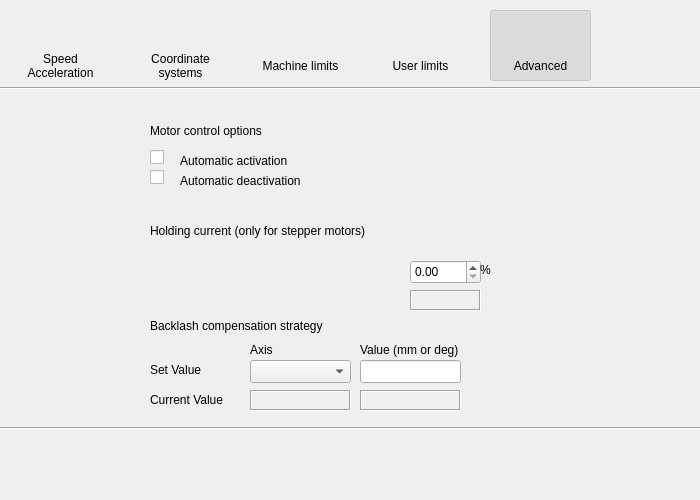
<?xml version="1.0" encoding="UTF-8"?>
<ui version="4.0">
 <class>Form</class>
 <widget class="PyDMFrame" name="Form">
  <property name="geometry">
   <rect>
    <x>0</x>
    <y>0</y>
    <width>700</width>
    <height>500</height>
   </rect>
  </property>
  <property name="windowTitle">
   <string>Parameters</string>
  </property>
  <property name="toolTip">
   <string/>
  </property>
  <property name="whatsThis">
   <string>
    QFrame with support for alarms
    This class inherits from QFrame and PyDMWidget.

    Parameters
    ----------
    parent : QWidget
        The parent widget for the Label
    init_channel : str, optional
        The channel to be used by the widget.
    </string>
  </property>
  <property name="channel" stdset="0">
   <string>ca://${P}${R}Config:VT</string>
  </property>
  <widget class="PyDMLineEdit" name="PyDMLineEdit">
   <property name="geometry">
    <rect>
     <x>360</x>
     <y>360</y>
     <width>101</width>
     <height>23</height>
    </rect>
   </property>
   <property name="toolTip">
    <string/>
   </property>
   <property name="whatsThis">
    <string/>
   </property>
   <property name="precisionFromPV" stdset="0">
    <bool>false</bool>
   </property>
   <property name="precision" stdset="0">
    <number>4</number>
   </property>
   <property name="showUnits" stdset="0">
    <bool>true</bool>
   </property>
   <property name="channel" stdset="0">
    <string>ca://${P}${R}CFG_BACKLASH:Value</string>
   </property>
  </widget>
  <widget class="PyDMLabel" name="PyDMLabel_2">
   <property name="geometry">
    <rect>
     <x>250</x>
     <y>340</y>
     <width>101</width>
     <height>20</height>
    </rect>
   </property>
   <property name="toolTip">
    <string/>
   </property>
   <property name="whatsThis">
    <string/>
   </property>
   <property name="text">
    <string>Axis</string>
   </property>
  </widget>
  <widget class="PyDMLabel" name="PyDMLabel">
   <property name="geometry">
    <rect>
     <x>360</x>
     <y>390</y>
     <width>101</width>
     <height>21</height>
    </rect>
   </property>
   <property name="toolTip">
    <string/>
   </property>
   <property name="whatsThis">
    <string/>
   </property>
   <property name="autoFillBackground">
    <bool>false</bool>
   </property>
   <property name="frameShape">
    <enum>QFrame::Box</enum>
   </property>
   <property name="frameShadow">
    <enum>QFrame::Sunken</enum>
   </property>
   <property name="margin">
    <number>0</number>
   </property>
   <property name="alarmSensitiveBorder" stdset="0">
    <bool>false</bool>
   </property>
   <property name="precisionFromPV" stdset="0">
    <bool>false</bool>
   </property>
   <property name="precision" stdset="0">
    <number>4</number>
   </property>
   <property name="showUnits" stdset="0">
    <bool>true</bool>
   </property>
   <property name="channel" stdset="0">
    <string>ca://${P}${R}CFG_BACKLASH:Value_RBV</string>
   </property>
  </widget>
  <widget class="PyDMCheckbox" name="PyDMCheckbox">
   <property name="geometry">
    <rect>
     <x>150</x>
     <y>150</y>
     <width>14</width>
     <height>15</height>
    </rect>
   </property>
   <property name="toolTip">
    <string/>
   </property>
   <property name="whatsThis">
    <string>
    A QCheckbox with support for Channels and more from PyDM

    Parameters
    ----------
    parent : QWidget
        The parent widget for the Label
    init_channel : str, optional
        The channel to be used by the widget.

    </string>
   </property>
   <property name="channel" stdset="0">
    <string>ca://${P}${R}CFG_CONTROL:AutomatedControlOn</string>
   </property>
  </widget>
  <widget class="PyDMLabel" name="PyDMLabel_25">
   <property name="geometry">
    <rect>
     <x>180</x>
     <y>150</y>
     <width>221</width>
     <height>21</height>
    </rect>
   </property>
   <property name="toolTip">
    <string/>
   </property>
   <property name="whatsThis">
    <string/>
   </property>
   <property name="text">
    <string>Automatic activation</string>
   </property>
  </widget>
  <widget class="PyDMLabel" name="PyDMLabel_26">
   <property name="geometry">
    <rect>
     <x>150</x>
     <y>310</y>
     <width>341</width>
     <height>31</height>
    </rect>
   </property>
   <property name="toolTip">
    <string/>
   </property>
   <property name="whatsThis">
    <string/>
   </property>
   <property name="text">
    <string>Backlash compensation strategy</string>
   </property>
  </widget>
  <widget class="PyDMCheckbox" name="PyDMCheckbox_2">
   <property name="geometry">
    <rect>
     <x>150</x>
     <y>170</y>
     <width>14</width>
     <height>15</height>
    </rect>
   </property>
   <property name="toolTip">
    <string/>
   </property>
   <property name="whatsThis">
    <string>
    A QCheckbox with support for Channels and more from PyDM

    Parameters
    ----------
    parent : QWidget
        The parent widget for the Label
    init_channel : str, optional
        The channel to be used by the widget.

    </string>
   </property>
   <property name="channel" stdset="0">
    <string>ca://${P}${R}CFG_CONTROL:AutomatedControlOff</string>
   </property>
  </widget>
  <widget class="PyDMLabel" name="PyDMLabel_28">
   <property name="geometry">
    <rect>
     <x>180</x>
     <y>170</y>
     <width>221</width>
     <height>21</height>
    </rect>
   </property>
   <property name="toolTip">
    <string/>
   </property>
   <property name="whatsThis">
    <string/>
   </property>
   <property name="text">
    <string>Automatic deactivation</string>
   </property>
  </widget>
  <widget class="PyDMLabel" name="PyDMLabel_29">
   <property name="geometry">
    <rect>
     <x>150</x>
     <y>120</y>
     <width>241</width>
     <height>21</height>
    </rect>
   </property>
   <property name="toolTip">
    <string/>
   </property>
   <property name="whatsThis">
    <string/>
   </property>
   <property name="text">
    <string>Motor control options</string>
   </property>
  </widget>
  <widget class="PyDMLabel" name="PyDMLabel_30">
   <property name="geometry">
    <rect>
     <x>410</x>
     <y>290</y>
     <width>71</width>
     <height>21</height>
    </rect>
   </property>
   <property name="toolTip">
    <string/>
   </property>
   <property name="whatsThis">
    <string/>
   </property>
   <property name="autoFillBackground">
    <bool>false</bool>
   </property>
   <property name="frameShape">
    <enum>QFrame::Box</enum>
   </property>
   <property name="frameShadow">
    <enum>QFrame::Sunken</enum>
   </property>
   <property name="margin">
    <number>0</number>
   </property>
   <property name="alarmSensitiveBorder" stdset="0">
    <bool>false</bool>
   </property>
   <property name="precisionFromPV" stdset="0">
    <bool>false</bool>
   </property>
   <property name="precision" stdset="0">
    <number>1</number>
   </property>
   <property name="showUnits" stdset="0">
    <bool>true</bool>
   </property>
   <property name="channel" stdset="0">
    <string>ca://${P}${R}CFG_STALLCURRENT:Value_RBV</string>
   </property>
  </widget>
  <widget class="PyDMLabel" name="PyDMLabel_31">
   <property name="geometry">
    <rect>
     <x>150</x>
     <y>220</y>
     <width>361</width>
     <height>21</height>
    </rect>
   </property>
   <property name="toolTip">
    <string/>
   </property>
   <property name="whatsThis">
    <string/>
   </property>
   <property name="text">
    <string>Holding current (only for stepper motors)</string>
   </property>
  </widget>
  <widget class="PyDMSlider" name="PyDMSlider">
   <property name="enabled">
    <bool>false</bool>
   </property>
   <property name="geometry">
    <rect>
     <x>149</x>
     <y>240</y>
     <width>241</width>
     <height>40</height>
    </rect>
   </property>
   <property name="toolTip">
    <string/>
   </property>
   <property name="whatsThis">
    <string>
    A QSlider with support for Channels and more from PyDM.

    Parameters
    ----------
    parent : QWidget
        The parent widget for the Label
    init_channel : str, optional
        The channel to be used by the widget.
    </string>
   </property>
   <property name="showUnits" stdset="0">
    <bool>false</bool>
   </property>
   <property name="channel" stdset="0">
    <string>ca://${P}${R}CFG_STALLCURRENT:Value</string>
   </property>
   <property name="showValueLabel" stdset="0">
    <bool>false</bool>
   </property>
   <property name="userDefinedLimits" stdset="0">
    <bool>true</bool>
   </property>
   <property name="userMinimum" stdset="0">
    <double>0.000000000000000</double>
   </property>
   <property name="userMaximum" stdset="0">
    <double>100.000000000000000</double>
   </property>
  </widget>
  <widget class="PyDMSpinbox" name="PyDMSpinbox">
   <property name="geometry">
    <rect>
     <x>410</x>
     <y>260</y>
     <width>71</width>
     <height>24</height>
    </rect>
   </property>
   <property name="toolTip">
    <string/>
   </property>
   <property name="whatsThis">
    <string>
    A QDoubleSpinBox with support for Channels and more from PyDM.

    Parameters
    ----------
    parent : QWidget
        The parent widget for the Label
    init_channel : str, optional
        The channel to be used by the widget.
    </string>
   </property>
   <property name="precisionFromPV" stdset="0">
    <bool>false</bool>
   </property>
   <property name="precision" stdset="0">
    <number>1</number>
   </property>
   <property name="channel" stdset="0">
    <string>ca://${P}${R}CFG_STALLCURRENT:Value</string>
   </property>
   <property name="showStepExponent" stdset="0">
    <bool>false</bool>
   </property>
  </widget>
  <widget class="PyDMLabel" name="PyDMLabel_32">
   <property name="geometry">
    <rect>
     <x>480</x>
     <y>260</y>
     <width>31</width>
     <height>20</height>
    </rect>
   </property>
   <property name="toolTip">
    <string/>
   </property>
   <property name="whatsThis">
    <string/>
   </property>
   <property name="text">
    <string>%</string>
   </property>
  </widget>
  <widget class="PyDMEnumComboBox" name="PyDMEnumComboBox">
   <property name="geometry">
    <rect>
     <x>250</x>
     <y>360</y>
     <width>101</width>
     <height>23</height>
    </rect>
   </property>
   <property name="toolTip">
    <string/>
   </property>
   <property name="whatsThis">
    <string>
    A QComboBox with support for Channels and more from PyDM

    Parameters
    ----------
    parent : QWidget
        The parent widget for the Label
    init_channel : str, optional
        The channel to be used by the widget.

    Signals
    -------
    send_value_signal : int, float, str, bool or np.ndarray
        Emitted when the user changes the value.
    activated : int, str
        Emitted when the user chooses an item in the combobox.
    currentIndexChanged : int, str
        Emitted when the index is changed in the combobox.
    highlighted : int, str
        Emitted when an item in the combobox popup list is highlighted
        by the user.
    </string>
   </property>
   <property name="showUnits" stdset="0">
    <bool>true</bool>
   </property>
   <property name="channel" stdset="0">
    <string>ca://${P}${R}CFG_BACKLASH:Axis</string>
   </property>
  </widget>
  <widget class="PyDMRelatedDisplayButton" name="PyDMRelatedDisplayButton_7">
   <property name="enabled">
    <bool>true</bool>
   </property>
   <property name="geometry">
    <rect>
     <x>370</x>
     <y>10</y>
     <width>101</width>
     <height>71</height>
    </rect>
   </property>
   <property name="toolTip">
    <string/>
   </property>
   <property name="whatsThis">
    <string>
    A QPushButton capable of opening a new Display at the same of at a
    new window.

    Parameters
    ----------
    init_channel : str, optional
        The channel to be used by the widget.

    filename : str, optional
        The file to be opened
    </string>
   </property>
   <property name="layoutDirection">
    <enum>Qt::LeftToRight</enum>
   </property>
   <property name="autoFillBackground">
    <bool>false</bool>
   </property>
   <property name="styleSheet">
    <string notr="true">padding-bottom:20px;</string>
   </property>
   <property name="text">
    <string/>
   </property>
   <property name="icon">
    <iconset>
     <normaloff>icons/User_Limits_32px.png</normaloff>icons/User_Limits_32px.png</iconset>
   </property>
   <property name="iconSize">
    <size>
     <width>32</width>
     <height>32</height>
    </size>
   </property>
   <property name="checkable">
    <bool>false</bool>
   </property>
   <property name="checked">
    <bool>false</bool>
   </property>
   <property name="flat">
    <bool>true</bool>
   </property>
   <property name="filenames" stdset="0">
    <string>SymetrieConfigUserLimits.ui</string>
   </property>
  </widget>
  <widget class="QLabel" name="label_4">
   <property name="geometry">
    <rect>
     <x>370</x>
     <y>50</y>
     <width>101</width>
     <height>31</height>
    </rect>
   </property>
   <property name="text">
    <string>User limits</string>
   </property>
   <property name="alignment">
    <set>Qt::AlignCenter</set>
   </property>
  </widget>
  <widget class="PyDMRelatedDisplayButton" name="PyDMRelatedDisplayButton_5">
   <property name="enabled">
    <bool>false</bool>
   </property>
   <property name="geometry">
    <rect>
     <x>490</x>
     <y>10</y>
     <width>101</width>
     <height>71</height>
    </rect>
   </property>
   <property name="toolTip">
    <string/>
   </property>
   <property name="whatsThis">
    <string>
    A QPushButton capable of opening a new Display at the same of at a
    new window.

    Parameters
    ----------
    init_channel : str, optional
        The channel to be used by the widget.

    filename : str, optional
        The file to be opened
    </string>
   </property>
   <property name="layoutDirection">
    <enum>Qt::LeftToRight</enum>
   </property>
   <property name="autoFillBackground">
    <bool>false</bool>
   </property>
   <property name="styleSheet">
    <string notr="true">padding-bottom:20px;</string>
   </property>
   <property name="icon">
    <iconset>
     <normaloff>icons/Administrative_Tools_32px.png</normaloff>icons/Administrative_Tools_32px.png</iconset>
   </property>
   <property name="iconSize">
    <size>
     <width>32</width>
     <height>32</height>
    </size>
   </property>
   <property name="checkable">
    <bool>true</bool>
   </property>
   <property name="checked">
    <bool>true</bool>
   </property>
   <property name="flat">
    <bool>true</bool>
   </property>
   <property name="filenames" stdset="0">
    <string>SymetrieConfigAdvanced.ui</string>
   </property>
  </widget>
  <widget class="PyDMRelatedDisplayButton" name="PyDMRelatedDisplayButton_6">
   <property name="enabled">
    <bool>true</bool>
   </property>
   <property name="geometry">
    <rect>
     <x>250</x>
     <y>10</y>
     <width>101</width>
     <height>71</height>
    </rect>
   </property>
   <property name="toolTip">
    <string/>
   </property>
   <property name="whatsThis">
    <string>
    A QPushButton capable of opening a new Display at the same of at a
    new window.

    Parameters
    ----------
    init_channel : str, optional
        The channel to be used by the widget.

    filename : str, optional
        The file to be opened
    </string>
   </property>
   <property name="layoutDirection">
    <enum>Qt::LeftToRight</enum>
   </property>
   <property name="autoFillBackground">
    <bool>false</bool>
   </property>
   <property name="styleSheet">
    <string notr="true">padding-bottom:20px;</string>
   </property>
   <property name="icon">
    <iconset>
     <normaloff>icons/Machine_Limits_32px.png</normaloff>icons/Machine_Limits_32px.png</iconset>
   </property>
   <property name="iconSize">
    <size>
     <width>32</width>
     <height>32</height>
    </size>
   </property>
   <property name="checkable">
    <bool>false</bool>
   </property>
   <property name="checked">
    <bool>false</bool>
   </property>
   <property name="flat">
    <bool>true</bool>
   </property>
   <property name="filenames" stdset="0">
    <string>SymetrieConfigMachineLimits.ui</string>
   </property>
  </widget>
  <widget class="QLabel" name="label">
   <property name="geometry">
    <rect>
     <x>10</x>
     <y>50</y>
     <width>101</width>
     <height>31</height>
    </rect>
   </property>
   <property name="text">
    <string>Speed
Acceleration</string>
   </property>
   <property name="alignment">
    <set>Qt::AlignCenter</set>
   </property>
  </widget>
  <widget class="PyDMRelatedDisplayButton" name="PyDMRelatedDisplayButton">
   <property name="enabled">
    <bool>true</bool>
   </property>
   <property name="geometry">
    <rect>
     <x>10</x>
     <y>10</y>
     <width>101</width>
     <height>71</height>
    </rect>
   </property>
   <property name="toolTip">
    <string/>
   </property>
   <property name="whatsThis">
    <string>
    A QPushButton capable of opening a new Display at the same of at a
    new window.

    Parameters
    ----------
    init_channel : str, optional
        The channel to be used by the widget.

    filename : str, optional
        The file to be opened
    </string>
   </property>
   <property name="layoutDirection">
    <enum>Qt::LeftToRight</enum>
   </property>
   <property name="autoFillBackground">
    <bool>false</bool>
   </property>
   <property name="styleSheet">
    <string notr="true">padding-bottom:20px;</string>
   </property>
   <property name="icon">
    <iconset>
     <normaloff>icons/Speed_32px.png</normaloff>icons/Speed_32px.png</iconset>
   </property>
   <property name="iconSize">
    <size>
     <width>32</width>
     <height>32</height>
    </size>
   </property>
   <property name="checkable">
    <bool>false</bool>
   </property>
   <property name="checked">
    <bool>false</bool>
   </property>
   <property name="flat">
    <bool>true</bool>
   </property>
   <property name="filenames" stdset="0">
    <string>SymetrieConfigSpeed.ui</string>
   </property>
  </widget>
  <widget class="QLabel" name="label_3">
   <property name="geometry">
    <rect>
     <x>250</x>
     <y>50</y>
     <width>101</width>
     <height>31</height>
    </rect>
   </property>
   <property name="text">
    <string>Machine limits</string>
   </property>
   <property name="alignment">
    <set>Qt::AlignCenter</set>
   </property>
  </widget>
  <widget class="PyDMRelatedDisplayButton" name="PyDMRelatedDisplayButton_2">
   <property name="enabled">
    <bool>true</bool>
   </property>
   <property name="geometry">
    <rect>
     <x>130</x>
     <y>10</y>
     <width>101</width>
     <height>71</height>
    </rect>
   </property>
   <property name="toolTip">
    <string/>
   </property>
   <property name="whatsThis">
    <string>
    A QPushButton capable of opening a new Display at the same of at a
    new window.

    Parameters
    ----------
    init_channel : str, optional
        The channel to be used by the widget.

    filename : str, optional
        The file to be opened
    </string>
   </property>
   <property name="layoutDirection">
    <enum>Qt::LeftToRight</enum>
   </property>
   <property name="autoFillBackground">
    <bool>false</bool>
   </property>
   <property name="styleSheet">
    <string notr="true">padding-bottom:20px;</string>
   </property>
   <property name="icon">
    <iconset>
     <normaloff>icons/Coordinate_System_32px.png</normaloff>icons/Coordinate_System_32px.png</iconset>
   </property>
   <property name="iconSize">
    <size>
     <width>32</width>
     <height>32</height>
    </size>
   </property>
   <property name="checkable">
    <bool>false</bool>
   </property>
   <property name="checked">
    <bool>false</bool>
   </property>
   <property name="flat">
    <bool>true</bool>
   </property>
   <property name="filenames" stdset="0">
    <string>SymetrieConfigCoordSys.ui</string>
   </property>
  </widget>
  <widget class="QLabel" name="label_5">
   <property name="geometry">
    <rect>
     <x>490</x>
     <y>50</y>
     <width>101</width>
     <height>31</height>
    </rect>
   </property>
   <property name="text">
    <string>Advanced</string>
   </property>
   <property name="alignment">
    <set>Qt::AlignCenter</set>
   </property>
  </widget>
  <widget class="QLabel" name="label_2">
   <property name="geometry">
    <rect>
     <x>130</x>
     <y>50</y>
     <width>101</width>
     <height>31</height>
    </rect>
   </property>
   <property name="text">
    <string>Coordinate
systems</string>
   </property>
   <property name="alignment">
    <set>Qt::AlignCenter</set>
   </property>
  </widget>
  <widget class="PyDMLabel" name="PyDMLabel_3">
   <property name="geometry">
    <rect>
     <x>250</x>
     <y>390</y>
     <width>101</width>
     <height>21</height>
    </rect>
   </property>
   <property name="toolTip">
    <string/>
   </property>
   <property name="whatsThis">
    <string/>
   </property>
   <property name="autoFillBackground">
    <bool>false</bool>
   </property>
   <property name="frameShape">
    <enum>QFrame::Box</enum>
   </property>
   <property name="frameShadow">
    <enum>QFrame::Sunken</enum>
   </property>
   <property name="margin">
    <number>0</number>
   </property>
   <property name="alarmSensitiveBorder" stdset="0">
    <bool>false</bool>
   </property>
   <property name="precisionFromPV" stdset="0">
    <bool>false</bool>
   </property>
   <property name="precision" stdset="0">
    <number>4</number>
   </property>
   <property name="showUnits" stdset="0">
    <bool>true</bool>
   </property>
   <property name="channel" stdset="0">
    <string>ca://${P}${R}CFG_BACKLASH:Axis_RBV</string>
   </property>
  </widget>
  <widget class="PyDMLabel" name="PyDMLabel_4">
   <property name="geometry">
    <rect>
     <x>360</x>
     <y>340</y>
     <width>161</width>
     <height>20</height>
    </rect>
   </property>
   <property name="toolTip">
    <string/>
   </property>
   <property name="whatsThis">
    <string/>
   </property>
   <property name="text">
    <string>Value (mm or deg)</string>
   </property>
  </widget>
  <widget class="PyDMLabel" name="PyDMLabel_5">
   <property name="geometry">
    <rect>
     <x>150</x>
     <y>360</y>
     <width>101</width>
     <height>20</height>
    </rect>
   </property>
   <property name="toolTip">
    <string/>
   </property>
   <property name="whatsThis">
    <string/>
   </property>
   <property name="text">
    <string>Set Value</string>
   </property>
  </widget>
  <widget class="PyDMLabel" name="PyDMLabel_6">
   <property name="geometry">
    <rect>
     <x>150</x>
     <y>390</y>
     <width>101</width>
     <height>20</height>
    </rect>
   </property>
   <property name="toolTip">
    <string/>
   </property>
   <property name="whatsThis">
    <string/>
   </property>
   <property name="text">
    <string>Current Value</string>
   </property>
  </widget>
  <widget class="Line" name="line">
   <property name="geometry">
    <rect>
     <x>0</x>
     <y>80</y>
     <width>701</width>
     <height>16</height>
    </rect>
   </property>
   <property name="orientation">
    <enum>Qt::Horizontal</enum>
   </property>
  </widget>
  <widget class="Line" name="line_2">
   <property name="geometry">
    <rect>
     <x>0</x>
     <y>420</y>
     <width>701</width>
     <height>16</height>
    </rect>
   </property>
   <property name="orientation">
    <enum>Qt::Horizontal</enum>
   </property>
  </widget>
  <widget class="PyDMEmbeddedDisplay" name="PyDMEmbeddedDisplay">
   <property name="geometry">
    <rect>
     <x>0</x>
     <y>435</y>
     <width>700</width>
     <height>60</height>
    </rect>
   </property>
   <property name="toolTip">
    <string/>
   </property>
   <property name="whatsThis">
    <string>
    A QFrame capable of rendering a PyDM Display

    Parameters
    ----------
    parent : QWidget
        The parent widget for the Label

    </string>
   </property>
   <property name="filename" stdset="0">
    <string>SymetrieConfigOptions.ui</string>
   </property>
  </widget>
  <zorder>label_2</zorder>
  <zorder>label_3</zorder>
  <zorder>PyDMRelatedDisplayButton_5</zorder>
  <zorder>label_5</zorder>
  <zorder>label_4</zorder>
  <zorder>PyDMLineEdit</zorder>
  <zorder>PyDMLabel_2</zorder>
  <zorder>PyDMLabel</zorder>
  <zorder>PyDMCheckbox</zorder>
  <zorder>PyDMLabel_25</zorder>
  <zorder>PyDMLabel_26</zorder>
  <zorder>PyDMCheckbox_2</zorder>
  <zorder>PyDMLabel_28</zorder>
  <zorder>PyDMLabel_29</zorder>
  <zorder>PyDMLabel_30</zorder>
  <zorder>PyDMLabel_31</zorder>
  <zorder>PyDMSlider</zorder>
  <zorder>PyDMSpinbox</zorder>
  <zorder>PyDMLabel_32</zorder>
  <zorder>PyDMEnumComboBox</zorder>
  <zorder>PyDMRelatedDisplayButton_7</zorder>
  <zorder>PyDMRelatedDisplayButton_6</zorder>
  <zorder>label</zorder>
  <zorder>PyDMRelatedDisplayButton</zorder>
  <zorder>PyDMRelatedDisplayButton_2</zorder>
  <zorder>PyDMLabel_3</zorder>
  <zorder>PyDMLabel_4</zorder>
  <zorder>PyDMLabel_5</zorder>
  <zorder>PyDMLabel_6</zorder>
  <zorder>line</zorder>
  <zorder>line_2</zorder>
  <zorder>PyDMEmbeddedDisplay</zorder>
 </widget>
 <customwidgets>
  <customwidget>
   <class>PyDMLabel</class>
   <extends>QLabel</extends>
   <header>pydm.widgets.label</header>
  </customwidget>
  <customwidget>
   <class>PyDMCheckbox</class>
   <extends>QCheckBox</extends>
   <header>pydm.widgets.checkbox</header>
  </customwidget>
  <customwidget>
   <class>PyDMEmbeddedDisplay</class>
   <extends>QFrame</extends>
   <header>pydm.widgets.embedded_display</header>
  </customwidget>
  <customwidget>
   <class>PyDMEnumComboBox</class>
   <extends>QComboBox</extends>
   <header>pydm.widgets.enum_combo_box</header>
  </customwidget>
  <customwidget>
   <class>PyDMFrame</class>
   <extends>QFrame</extends>
   <header>pydm.widgets.frame</header>
   <container>1</container>
  </customwidget>
  <customwidget>
   <class>PyDMLineEdit</class>
   <extends>QLineEdit</extends>
   <header>pydm.widgets.line_edit</header>
  </customwidget>
  <customwidget>
   <class>PyDMRelatedDisplayButton</class>
   <extends>QPushButton</extends>
   <header>pydm.widgets.related_display_button</header>
  </customwidget>
  <customwidget>
   <class>PyDMSlider</class>
   <extends>QFrame</extends>
   <header>pydm.widgets.slider</header>
  </customwidget>
  <customwidget>
   <class>PyDMSpinbox</class>
   <extends>QDoubleSpinBox</extends>
   <header>pydm.widgets.spinbox</header>
  </customwidget>
 </customwidgets>
 <resources/>
 <connections/>
</ui>
